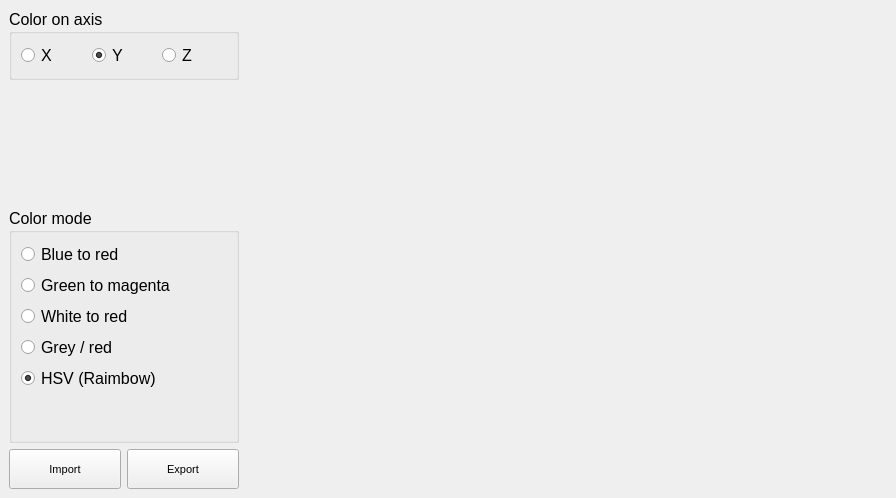
<?xml version="1.0" encoding="UTF-8"?>
<ui version="4.0">
 <class>PCLViewer</class>
 <widget class="QMainWindow" name="PCLViewer">
  <property name="windowModality">
   <enum>Qt::NonModal</enum>
  </property>
  <property name="geometry">
   <rect>
    <x>0</x>
    <y>0</y>
    <width>896</width>
    <height>498</height>
   </rect>
  </property>
  <property name="minimumSize">
   <size>
    <width>0</width>
    <height>0</height>
   </size>
  </property>
  <property name="maximumSize">
   <size>
    <width>5000</width>
    <height>5000</height>
   </size>
  </property>
  <property name="font">
   <font>
    <pointsize>8</pointsize>
   </font>
  </property>
  <property name="windowTitle">
   <string>PCLViewer</string>
  </property>
  <widget class="QWidget" name="centralwidget">
   <layout class="QHBoxLayout" name="horizontalLayout_3">
    <item>
     <layout class="QVBoxLayout" name="verticalLayout_2">
      <item>
       <widget class="QGroupBox" name="groupBox_Axis">
        <property name="sizePolicy">
         <sizepolicy hsizetype="Preferred" vsizetype="Preferred">
          <horstretch>0</horstretch>
          <verstretch>0</verstretch>
         </sizepolicy>
        </property>
        <property name="minimumSize">
         <size>
          <width>180</width>
          <height>60</height>
         </size>
        </property>
        <property name="font">
         <font>
          <pointsize>12</pointsize>
          <weight>50</weight>
          <bold>false</bold>
         </font>
        </property>
        <property name="title">
         <string>Color on axis</string>
        </property>
        <layout class="QHBoxLayout" name="horizontalLayout_2">
         <item>
          <widget class="QRadioButton" name="radioButton_x">
           <property name="font">
            <font>
             <pointsize>12</pointsize>
             <weight>50</weight>
             <bold>false</bold>
            </font>
           </property>
           <property name="text">
            <string>X</string>
           </property>
           <property name="checked">
            <bool>false</bool>
           </property>
          </widget>
         </item>
         <item>
          <widget class="QRadioButton" name="radioButton_y">
           <property name="font">
            <font>
             <pointsize>12</pointsize>
             <weight>50</weight>
             <bold>false</bold>
            </font>
           </property>
           <property name="text">
            <string>Y</string>
           </property>
           <property name="checked">
            <bool>true</bool>
           </property>
          </widget>
         </item>
         <item>
          <widget class="QRadioButton" name="radioButton_z">
           <property name="font">
            <font>
             <pointsize>12</pointsize>
             <weight>50</weight>
             <bold>false</bold>
            </font>
           </property>
           <property name="text">
            <string>Z</string>
           </property>
           <property name="checked">
            <bool>false</bool>
           </property>
          </widget>
         </item>
        </layout>
       </widget>
      </item>
      <item>
       <spacer name="verticalSpacer">
        <property name="orientation">
         <enum>Qt::Vertical</enum>
        </property>
        <property name="sizeHint" stdset="0">
         <size>
          <width>20</width>
          <height>40</height>
         </size>
        </property>
       </spacer>
      </item>
      <item>
       <widget class="QGroupBox" name="groupBox_ColorMode">
        <property name="sizePolicy">
         <sizepolicy hsizetype="Expanding" vsizetype="Expanding">
          <horstretch>0</horstretch>
          <verstretch>0</verstretch>
         </sizepolicy>
        </property>
        <property name="minimumSize">
         <size>
          <width>230</width>
          <height>180</height>
         </size>
        </property>
        <property name="font">
         <font>
          <pointsize>12</pointsize>
          <weight>50</weight>
          <bold>false</bold>
         </font>
        </property>
        <property name="title">
         <string>Color mode</string>
        </property>
        <layout class="QVBoxLayout" name="verticalLayout">
         <item>
          <widget class="QRadioButton" name="radioButton_BlueRed">
           <property name="font">
            <font>
             <pointsize>12</pointsize>
             <weight>50</weight>
             <bold>false</bold>
            </font>
           </property>
           <property name="text">
            <string>Blue to red</string>
           </property>
          </widget>
         </item>
         <item>
          <widget class="QRadioButton" name="radioButton_GreenMagenta">
           <property name="font">
            <font>
             <pointsize>12</pointsize>
             <weight>50</weight>
             <bold>false</bold>
            </font>
           </property>
           <property name="text">
            <string>Green to magenta</string>
           </property>
          </widget>
         </item>
         <item>
          <widget class="QRadioButton" name="radioButton_WhiteRed">
           <property name="font">
            <font>
             <pointsize>12</pointsize>
             <weight>50</weight>
             <bold>false</bold>
            </font>
           </property>
           <property name="text">
            <string>White to red</string>
           </property>
          </widget>
         </item>
         <item>
          <widget class="QRadioButton" name="radioButton_GreyRed">
           <property name="font">
            <font>
             <pointsize>12</pointsize>
             <weight>50</weight>
             <bold>false</bold>
            </font>
           </property>
           <property name="text">
            <string>Grey / red</string>
           </property>
          </widget>
         </item>
         <item>
          <widget class="QRadioButton" name="radioButton_Rainbow">
           <property name="font">
            <font>
             <pointsize>12</pointsize>
             <weight>50</weight>
             <bold>false</bold>
            </font>
           </property>
           <property name="text">
            <string>HSV (Raimbow)</string>
           </property>
           <property name="checked">
            <bool>true</bool>
           </property>
          </widget>
         </item>
         <item>
          <spacer name="verticalSpacer_3">
           <property name="orientation">
            <enum>Qt::Vertical</enum>
           </property>
           <property name="sizeHint" stdset="0">
            <size>
             <width>20</width>
             <height>40</height>
            </size>
           </property>
          </spacer>
         </item>
        </layout>
       </widget>
      </item>
      <item>
       <layout class="QHBoxLayout" name="horizontalLayout">
        <item>
         <widget class="QPushButton" name="pushButton_load">
          <property name="minimumSize">
           <size>
            <width>50</width>
            <height>40</height>
           </size>
          </property>
          <property name="text">
           <string>Import</string>
          </property>
         </widget>
        </item>
        <item>
         <widget class="QPushButton" name="pushButton_save">
          <property name="minimumSize">
           <size>
            <width>50</width>
            <height>40</height>
           </size>
          </property>
          <property name="text">
           <string>Export</string>
          </property>
         </widget>
        </item>
       </layout>
      </item>
     </layout>
    </item>
    <item>
     <widget class="QVTKWidget" name="qvtkWidget" native="true">
      <property name="sizePolicy">
       <sizepolicy hsizetype="Expanding" vsizetype="Expanding">
        <horstretch>50</horstretch>
        <verstretch>0</verstretch>
       </sizepolicy>
      </property>
      <property name="minimumSize">
       <size>
        <width>640</width>
        <height>480</height>
       </size>
      </property>
     </widget>
    </item>
   </layout>
  </widget>
 </widget>
 <customwidgets>
  <customwidget>
   <class>QVTKWidget</class>
   <extends>QWidget</extends>
   <header>QVTKWidget.h</header>
  </customwidget>
 </customwidgets>
 <tabstops>
  <tabstop>pushButton_load</tabstop>
  <tabstop>radioButton_z</tabstop>
 </tabstops>
 <resources/>
 <connections/>
</ui>
